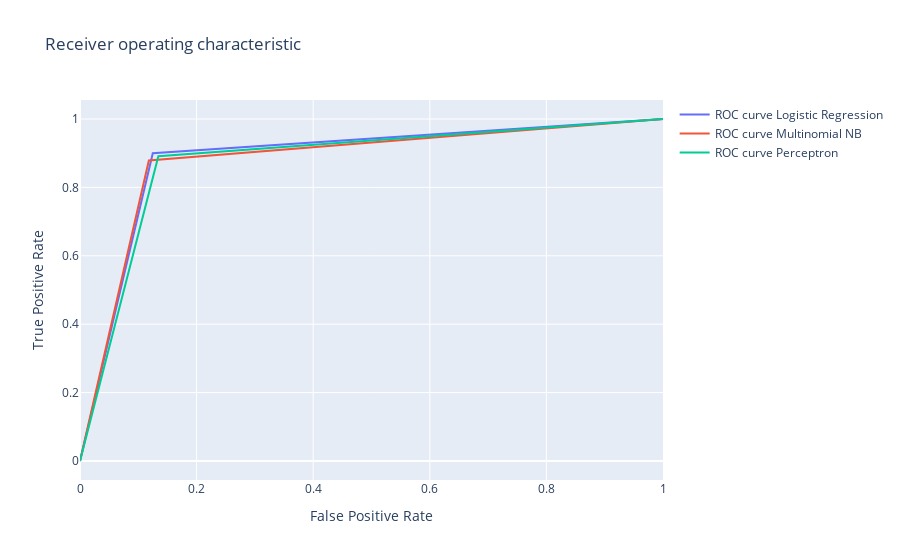

The notebook cell saved with this chart:
### Code cell
data = []
for i in range(0, len(names)):
    trace = go.Scatter(x=fp_[i], y=tp_[i],
                        mode='lines', 
                        name='ROC curve {}'
                               ''.format(names[i]))
    data.append(trace)
    
layout = go.Layout(title='Receiver operating characteristic ',
                   xaxis=dict(title='False Positive Rate'),
                   yaxis=dict(title='True Positive Rate'))

fig = go.Figure(data=data, layout=layout)
py.iplot(fig)

### Figure 1 — Plotly figure (JSON) as saved in the notebook; plotly's stock layout.template omitted (floating-point values rounded to 4 significant figures)
{"data": [{"y": [0, 0.8998, 1], "x": [0, 0.1249, 1], "type": "scatter", "mode": "lines", "name": "ROC curve Logistic Regression"}, {"y": [0, 0.8785, 1], "x": [0, 0.1181, 1], "type": "scatter", "mode": "lines", "name": "ROC curve Multinomial NB"}, {"y": [0, 0.8913, 1], "x": [0, 0.1344, 1], "type": "scatter", "mode": "lines", "name": "ROC curve Perceptron"}], "layout": {"yaxis": {"title": {"text": "True Positive Rate"}}, "xaxis": {"title": {"text": "False Positive Rate"}}, "title": {"text": "Receiver operating characteristic "}}}
